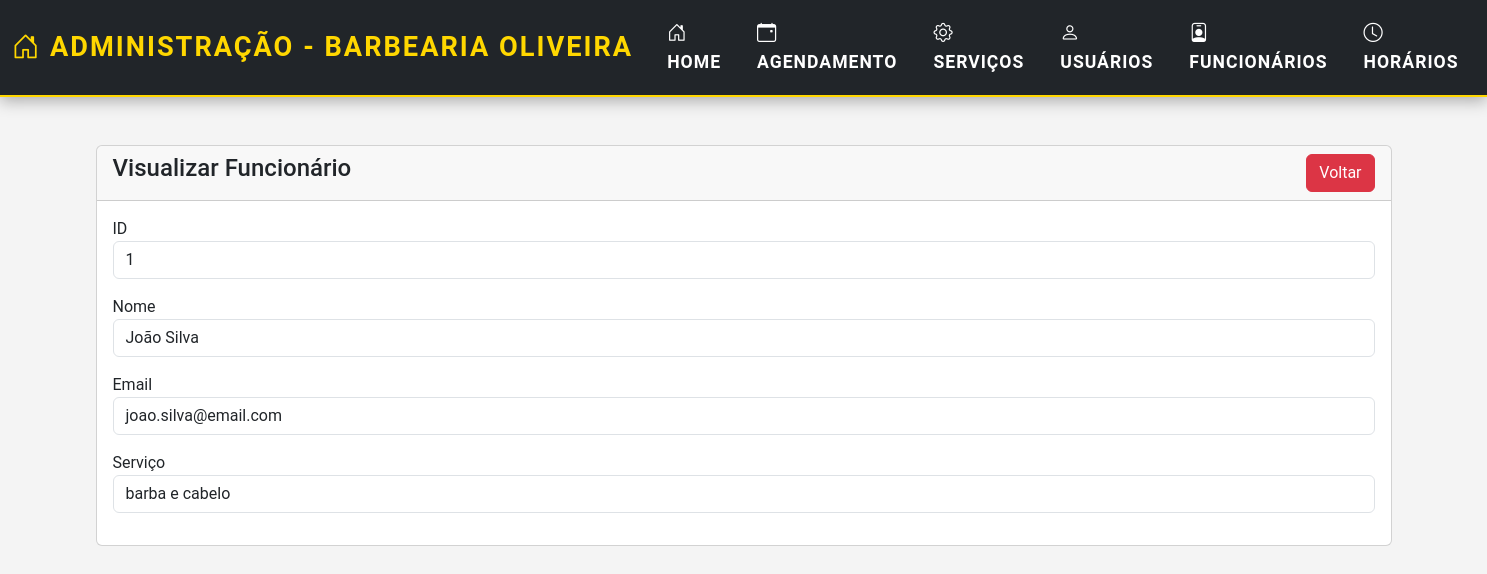
The page /admin/funcionarios/funcionario-view.php?id=1 on the database its author committed.
### tables this page shows
CREATE TABLE `funcionarios` (
  `id_funcionario` int(11) NOT NULL,
  `id_servico` int(11) DEFAULT NULL,
  `nome` varchar(100) NOT NULL,
  `email` varchar(100) NOT NULL
);

CREATE TABLE `servicos` (
  `id_servico` int(11) NOT NULL,
  `servico` varchar(90) DEFAULT NULL,
  `preco` varchar(20) DEFAULT NULL
);

### admin/funcionarios/funcionario-view.php (the view, shortened to what this page needs)
<?php
include_once(__DIR__ . '/../../conexao.php');
?>
<!doctype html>
<html lang="pt-br">
<head>
    <link href="https://cdn.jsdelivr.net/npm/bootstrap@5.3.3/dist/css/bootstrap.min.css" rel="stylesheet">
</head>
<body>
    <?php include('../navbar.php'); ?>
    <div class="container mt-5">
        <div class="row">
            <div class="col-md-12">
                <div class="card">
                    <div class="card-header">
                        <h4>Visualizar Funcionário
                            <a href="index-funcionarios.php" class="btn btn-danger float-end">Voltar</a>
                        </h4>
                    </div>
                    <div class="card-body">
                        <?php
                        if (isset($_GET['id'])) {
                            $funcionario_id = mysqli_real_escape_string($connection, $_GET['id']);
                            $sql = "
                                SELECT f.id_funcionario, f.nome, f.email, s.servico
                                FROM funcionarios f
                                JOIN servicos s ON f.id_servico = s.id_servico
                                WHERE f.id_funcionario='$funcionario_id'
                            ";
                            $query = mysqli_query($connection, $sql);
                            if (mysqli_num_rows($query) > 0) {
                                $funcionario = mysqli_fetch_array($query);
                        ?>
                        <div class="mb-3">
                            <label>ID</label>
                            <p class="form-control">
                                <?= $funcionario['id_funcionario']; ?>
                            </p>
                        </div>
                        <div class="mb-3">
                            <label>Nome</label>
                            <p class="form-control">
                                <?= $funcionario['nome']; ?>
                            </p>
                        </div>
                        <div class="mb-3">
                            <label>Email</label>
                            <p class="form-control">
                                <?= $funcionario['email']; ?>
                            </p>
                        </div>
                        <div class="mb-3">
                            <label>Serviço</label>
                            <p class="form-control">
                                <?= $funcionario['servico']; ?>
                            </p>
                        </div>
                        <?php
                            } else {
                                echo "<h5>Funcionário não encontrado</h5>";
                            }
                        } else {
                            echo "<h5>ID do funcionário não fornecido</h5>";
                        }
                        ?>
                    </div>
                </div>
            </div>
        </div>
    </div>
</body>
</html>

### admin/navbar.php (style rules this page uses)
body { font-family: 'Roboto', sans-serif; margin: 0; padding: 0; background-color: #f4f4f4; }

### rows shown on the page
funcionarios: id_funcionario "1", nome "João Silva", email "joao.silva@email.com", id_servico.servico "barba e cabelo"
